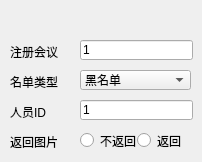
          <widget class="QWidget" name="page_4">
           <widget class="QLabel" name="GetPersonInfo_type">
            <property name="geometry">
             <rect>
              <x>10</x>
              <y>70</y>
              <width>60</width>
              <height>23</height>
             </rect>
            </property>
            <property name="text">
             <string>名单类型</string>
            </property>
           </widget>
           <widget class="QLineEdit" name="GetPersonInfo_idEidt">
            <property name="geometry">
             <rect>
              <x>80</x>
              <y>100</y>
              <width>113</width>
              <height>20</height>
             </rect>
            </property>
            <property name="text">
             <string>1</string>
            </property>
           </widget>
           <widget class="QLabel" name="GetPersonInfo_id">
            <property name="geometry">
             <rect>
              <x>10</x>
              <y>100</y>
              <width>60</width>
              <height>23</height>
             </rect>
            </property>
            <property name="text">
             <string>人员ID</string>
            </property>
           </widget>
           <widget class="QLabel" name="GetPersonInfo_returnpic">
            <property name="geometry">
             <rect>
              <x>10</x>
              <y>130</y>
              <width>60</width>
              <height>23</height>
             </rect>
            </property>
            <property name="text">
             <string>返回图片</string>
            </property>
           </widget>
           <widget class="QLineEdit" name="GetPersonInfo_seesionEdit">
            <property name="geometry">
             <rect>
              <x>80</x>
              <y>40</y>
              <width>113</width>
              <height>20</height>
             </rect>
            </property>
            <property name="text">
             <string>1</string>
            </property>
           </widget>
           <widget class="QLabel" name="GetPersonInfo_seesion">
            <property name="geometry">
             <rect>
              <x>10</x>
              <y>40</y>
              <width>60</width>
              <height>23</height>
             </rect>
            </property>
            <property name="text">
             <string>注册会议</string>
            </property>
           </widget>
           <widget class="QComboBox" name="GetPersonInfo_typeComboBox">
            <property name="geometry">
             <rect>
              <x>80</x>
              <y>70</y>
              <width>111</width>
              <height>20</height>
             </rect>
            </property>
            <item>
             <property name="text">
              <string>黑名单</string>
             </property>
            </item>
            <item>
             <property name="text">
              <string>白名单</string>
             </property>
            </item>
            <item>
             <property name="text">
              <string>VIP名单</string>
             </property>
            </item>
           </widget>
           <widget class="QWidget" name="ReturnPicbox" native="true">
            <property name="geometry">
             <rect>
              <x>80</x>
              <y>130</y>
              <width>106</width>
              <height>21</height>
             </rect>
            </property>
            <layout class="QGridLayout" name="gridLayout_22">
             <property name="leftMargin">
              <number>0</number>
             </property>
             <property name="topMargin">
              <number>0</number>
             </property>
             <property name="rightMargin">
              <number>0</number>
             </property>
             <property name="bottomMargin">
              <number>0</number>
             </property>
             <property name="spacing">
              <number>0</number>
             </property>
             <item row="0" column="0">
              <widget class="QRadioButton" name="GetPersonInfo_NoReturnPicrbtn">
               <property name="text">
                <string>不返回</string>
               </property>
              </widget>
             </item>
             <item row="0" column="1">
              <widget class="QRadioButton" name="GetPersonInfo_ReturnPicrbtn">
               <property name="text">
                <string>返回</string>
               </property>
              </widget>
             </item>
            </layout>
           </widget>
          </widget>
